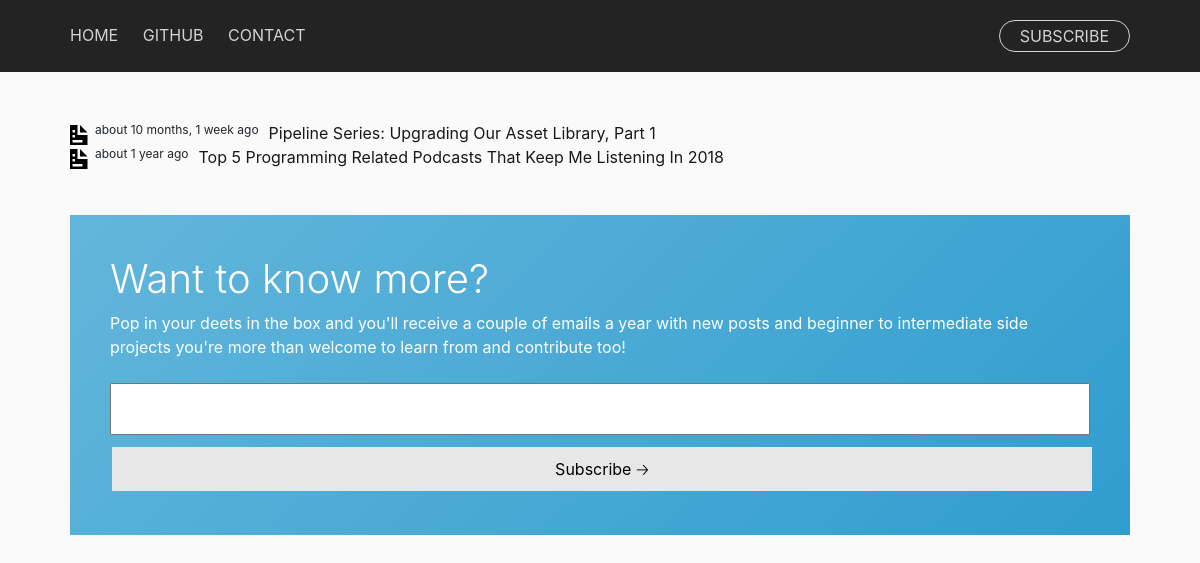
The app's page /articles/ with its own data.
### blog/models.py (models this page shows, shortened)
class Post(models.Model):
    next_post = models.IntegerField(null=True, blank=True)
    previous_post = models.IntegerField(null=True, blank=True)
    name = models.CharField(max_length=200)
    content = models.CharField(max_length=5000)
    pub_date = models.DateTimeField('date published')
    strap = models.CharField(max_length=300)
    tags = models.ManyToManyField(UsedSoftware, blank=True)
    project = models.ForeignKey(Project, on_delete=models.CASCADE, related_name='posts', null=True, blank=True)
    cover_img = models.CharField(max_length=200, null=True, blank=True)
    published = models.BooleanField(default=False)
    techspec = models.BooleanField(default=False)
    viewed = models.IntegerField(default=0)

### blog/views.py (the view)
# urls.py: path('articles/', views.articles, name='articles'),
def articles(request):
    articles = Post.objects.filter(
        project=None, published=True
        ).order_by('-pub_date')
    context = standard_context
    context['articles'] = articles
    return render(request, 'blog/articles.html', context)

### blog/forms.py
class SearchForm(forms.Form):
    search = forms.CharField(label='', max_length=100)

class MailingList(forms.Form):
    email = forms.CharField(label='', max_length=100)

### blog/templates/blog/articles.html
{% extends "blog/base.html" %} {% load static %} {% block content %}
<p style="height:105px;"></p>
<div class="container content">
    {% for article in articles %}
    <div style="display: flex; flex-direction: row;">
        <div>
            <img class="iconic-svg-header" src="{% static 'blog/svg/document.svg' %}" alt="tags icon">
        </div>
        <div class="blogpostheader">
            <div style="font-size: 12px; padding-right: 10px;">
                about {{article.pub_date|timesince}} ago
            </div>
        </div>
        <div style="display: flex; flex-direction: row;">
            <div>
                <strong><a href="/articles/{{ article.id }}/">{{ article.name|title }}</a></strong>
            </div>
        </div>
    </div>
    {% endfor %}
</div>
<div class="container content">
    {% include "blog/comp/mailinglist.html" %}
</div>
{% endblock %}

### blog/static/blog/main.css (style rules this page uses)
html { font-size:16px; }
body { background-color: rgb(250, 250, 250); }
.mailing-list-form input[type=text] { width: 100%; padding: 12px 20px; margin: 8px 0; box-sizing: border-box; }
.content { padding-left:40px; padding-right:40px; display: flex; flex-direction: column; }
.content a:link { color: black; font-weight: 400; opacity: 0.9; transition: 0.3s; text-decoration: none; }
.blogpostheader { display: flex; flex-direction: row; }
.iconic-svg-header { height:20px; width:20px; margin-right:5px; }

### records on screen
Post: pub_date "10 months, 1 week", name "Pipeline Series: Upgrading Our Asset Library, Part 1"
Post: pub_date "1 year", name "Top 5 Programming Related Podcasts That Keep Me Listening In 2018"
